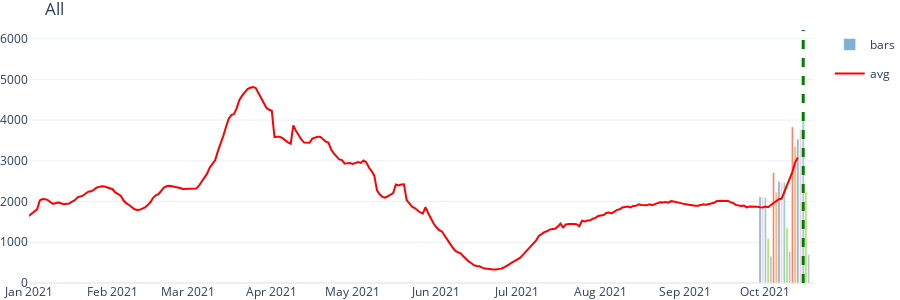
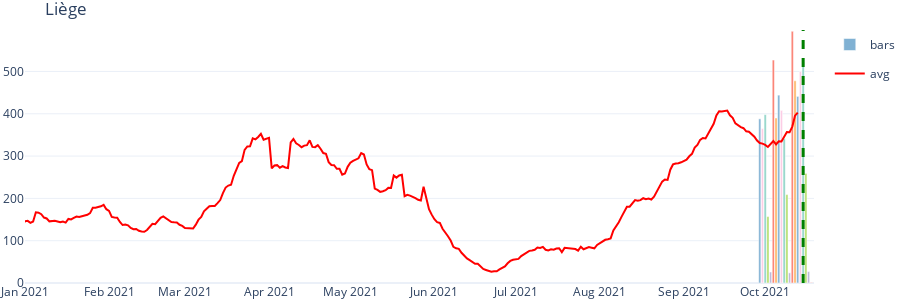
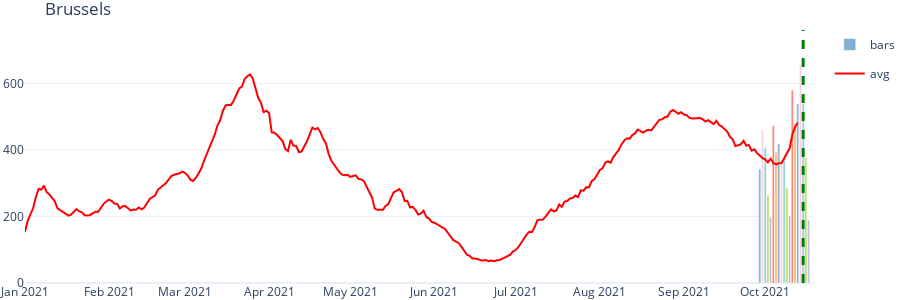
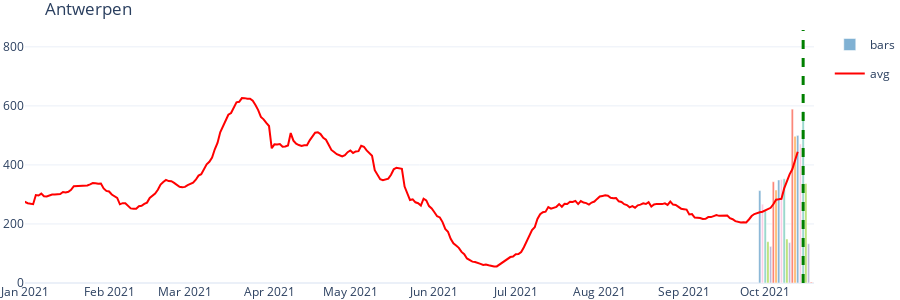

These figures' notebook cell, in order:
### Markdown cell above
# Cases in each province

### Code cell
def cases_prov(prov=None):
    df_cases = df_prov_tot

    if prov is not 'All':
        df_cases = df_cases[df_cases['PROVINCE'] == prov]

    df = df_cases.groupby(['DATE']).agg({'CASES':'sum','TESTS_ALL':'sum','TOTAL_IN': 'sum', 'NEW_OUT': 'sum', 'NEW_IN': 'sum', 'TOTAL_IN_ICU': 'sum'})

    x2 = df.index
    y2 = df.CASES

    df.index = pd.to_datetime(df.index)
    dw = df.index.dayofweek
    colors_map = {0: '#fccde5', 1: '#8dd3c7', 2: '#b3de69', 3: '#bebada', 4: '#fb8072', 5: '#fdb462', 6: '#80b1d3',
                  7: 'lightgrey'}
    colors = [colors_map[i] for i in dw]

    
    fig = go.Figure(data=[
        go.Bar(x=x2[-20:], y=y2[-20:], name='bars', legendgroup='group2', showlegend=True, marker_color=colors),
        go.Scatter(x=x2[:-2], y=y2[:-2].rolling(7,center=True).mean(), showlegend=True, name=gettext('avg'),legendgroup='avg 7 days', marker_color="red")
    ])
    
    fig.add_vline(x=(datetime.today()-timedelta(days=4)).strftime('%Y-%m-%d'), line_width=3, line_dash="dash", line_color="green")

    
    
    start = '2021-01-01' 
    fig.update_layout(yaxis_range=[0,max(y2[x2 >=start])])
    fig.update_layout(xaxis_range=[start, (datetime.today()).strftime('%Y-%m-%d')])
    fig.update_layout(template="plotly_white", height=300, margin=dict(l=0, r=0, t=30, b=0),title=prov)

    return fig


def cases_per_provinces():
    prov = ['All','Liège', 'Brussels','Antwerpen','Namur', 'Luxembourg', 'Hainaut' , 'BrabantWallon', 'VlaamsBrabant', 'OostVlaanderen',
        'WestVlaanderen', 'Limburg',]
    n_cols = 2
    n_rows = math.ceil(1.0 * len(prov)/ n_cols)

    idx = 0
    for prov_name in prov:
            fig = cases_prov(prov=prov_name)
            
            fig.show()



cases_per_provinces()

### Figure 1 — Plotly figure (JSON) as saved in the notebook; plotly's stock layout.template omitted (floating-point values rounded to 4 significant figures; data arrays with more than 128 entries replaced by an {"elided": "..."} marker saying what was removed)
{"data": [{"legendgroup": "group2", "marker": {"color": {"elided": "583 str values"}}, "name": "bars", "showlegend": true, "type": "bar", "x": ["2021-09-29", "2021-09-30", "2021-10-01", "2021-10-02", "2021-10-03", "2021-10-04", "2021-10-05", "2021-10-06", "2021-10-07", "2021-10-08", "2021-10-09", "2021-10-10", "2021-10-11", "2021-10-12", "2021-10-13", "2021-10-14", "2021-10-15", "2021-10-16", "2021-10-17", "2021-10-18"], "y": [2119, 2113, 2103, 1090, 661, 2715, 2231, 2495, 2467, 2475, 1360, 775, 3834, 3355, 3534, 3781, 4059, 2240, 696, 4]}, {"legendgroup": "avg 7 days", "marker": {"color": "red"}, "name": "avg", "showlegend": true, "type": "scatter", "x": {"elided": "581 str values"}, "y": {"elided": "581 float values"}}], "layout": {"height": 300, "margin": {"b": 0, "l": 0, "r": 0, "t": 30}, "shapes": [{"line": {"color": "green", "dash": "dash", "width": 3}, "type": "line", "x0": "2021-10-15", "x1": "2021-10-15", "xref": "x", "y0": 0, "y1": 1, "yref": "y domain"}], "title": {"text": "All"}, "xaxis": {"range": ["2021-01-01", "2021-10-19"]}, "yaxis": {"range": [0, 6213]}}}

### Figure 2 — Plotly figure (JSON) as saved in the notebook; plotly's stock layout.template omitted (floating-point values rounded to 4 significant figures; data arrays with more than 128 entries replaced by an {"elided": "..."} marker saying what was removed)
{"data": [{"legendgroup": "group2", "marker": {"color": {"elided": "583 str values"}}, "name": "bars", "showlegend": true, "type": "bar", "x": ["2021-09-29", "2021-09-30", "2021-10-01", "2021-10-02", "2021-10-03", "2021-10-04", "2021-10-05", "2021-10-06", "2021-10-07", "2021-10-08", "2021-10-09", "2021-10-10", "2021-10-11", "2021-10-12", "2021-10-13", "2021-10-14", "2021-10-15", "2021-10-16", "2021-10-17", "2021-10-18"], "y": [388, 365, 398, 157, 26, 527, 390, 444, 408, 341, 209, 24, 595, 478, 441, 500, 522, 259, 27, 1]}, {"legendgroup": "avg 7 days", "marker": {"color": "red"}, "name": "avg", "showlegend": true, "type": "scatter", "x": {"elided": "581 str values"}, "y": {"elided": "581 float values"}}], "layout": {"height": 300, "margin": {"b": 0, "l": 0, "r": 0, "t": 30}, "shapes": [{"line": {"color": "green", "dash": "dash", "width": 3}, "type": "line", "x0": "2021-10-15", "x1": "2021-10-15", "xref": "x", "y0": 0, "y1": 1, "yref": "y domain"}], "title": {"text": "Liège"}, "xaxis": {"range": ["2021-01-01", "2021-10-19"]}, "yaxis": {"range": [0, 598]}}}

### Figure 3 — Plotly figure (JSON) as saved in the notebook; plotly's stock layout.template omitted (floating-point values rounded to 4 significant figures; data arrays with more than 128 entries replaced by an {"elided": "..."} marker saying what was removed)
{"data": [{"legendgroup": "group2", "marker": {"color": {"elided": "583 str values"}}, "name": "bars", "showlegend": true, "type": "bar", "x": ["2021-09-29", "2021-09-30", "2021-10-01", "2021-10-02", "2021-10-03", "2021-10-04", "2021-10-05", "2021-10-06", "2021-10-07", "2021-10-08", "2021-10-09", "2021-10-10", "2021-10-11", "2021-10-12", "2021-10-13", "2021-10-14", "2021-10-15", "2021-10-16", "2021-10-17", "2021-10-18"], "y": [343, 460, 408, 264, 198, 473, 394, 419, 371, 379, 285, 202, 580, 480, 539, 657, 539, 378, 189, 0]}, {"legendgroup": "avg 7 days", "marker": {"color": "red"}, "name": "avg", "showlegend": true, "type": "scatter", "x": {"elided": "581 str values"}, "y": {"elided": "581 float values"}}], "layout": {"height": 300, "margin": {"b": 0, "l": 0, "r": 0, "t": 30}, "shapes": [{"line": {"color": "green", "dash": "dash", "width": 3}, "type": "line", "x0": "2021-10-15", "x1": "2021-10-15", "xref": "x", "y0": 0, "y1": 1, "yref": "y domain"}], "title": {"text": "Brussels"}, "xaxis": {"range": ["2021-01-01", "2021-10-19"]}, "yaxis": {"range": [0, 761]}}}

### Figure 4 — Plotly figure (JSON) as saved in the notebook; plotly's stock layout.template omitted (floating-point values rounded to 4 significant figures; data arrays with more than 128 entries replaced by an {"elided": "..."} marker saying what was removed)
{"data": [{"legendgroup": "group2", "marker": {"color": {"elided": "583 str values"}}, "name": "bars", "showlegend": true, "type": "bar", "x": ["2021-09-29", "2021-09-30", "2021-10-01", "2021-10-02", "2021-10-03", "2021-10-04", "2021-10-05", "2021-10-06", "2021-10-07", "2021-10-08", "2021-10-09", "2021-10-10", "2021-10-11", "2021-10-12", "2021-10-13", "2021-10-14", "2021-10-15", "2021-10-16", "2021-10-17", "2021-10-18"], "y": [313, 267, 245, 140, 124, 343, 315, 349, 351, 353, 149, 137, 589, 497, 500, 471, 582, 337, 133, 3]}, {"legendgroup": "avg 7 days", "marker": {"color": "red"}, "name": "avg", "showlegend": true, "type": "scatter", "x": {"elided": "581 str values"}, "y": {"elided": "581 float values"}}], "layout": {"height": 300, "margin": {"b": 0, "l": 0, "r": 0, "t": 30}, "shapes": [{"line": {"color": "green", "dash": "dash", "width": 3}, "type": "line", "x0": "2021-10-15", "x1": "2021-10-15", "xref": "x", "y0": 0, "y1": 1, "yref": "y domain"}], "title": {"text": "Antwerpen"}, "xaxis": {"range": ["2021-01-01", "2021-10-19"]}, "yaxis": {"range": [0, 857]}}}
